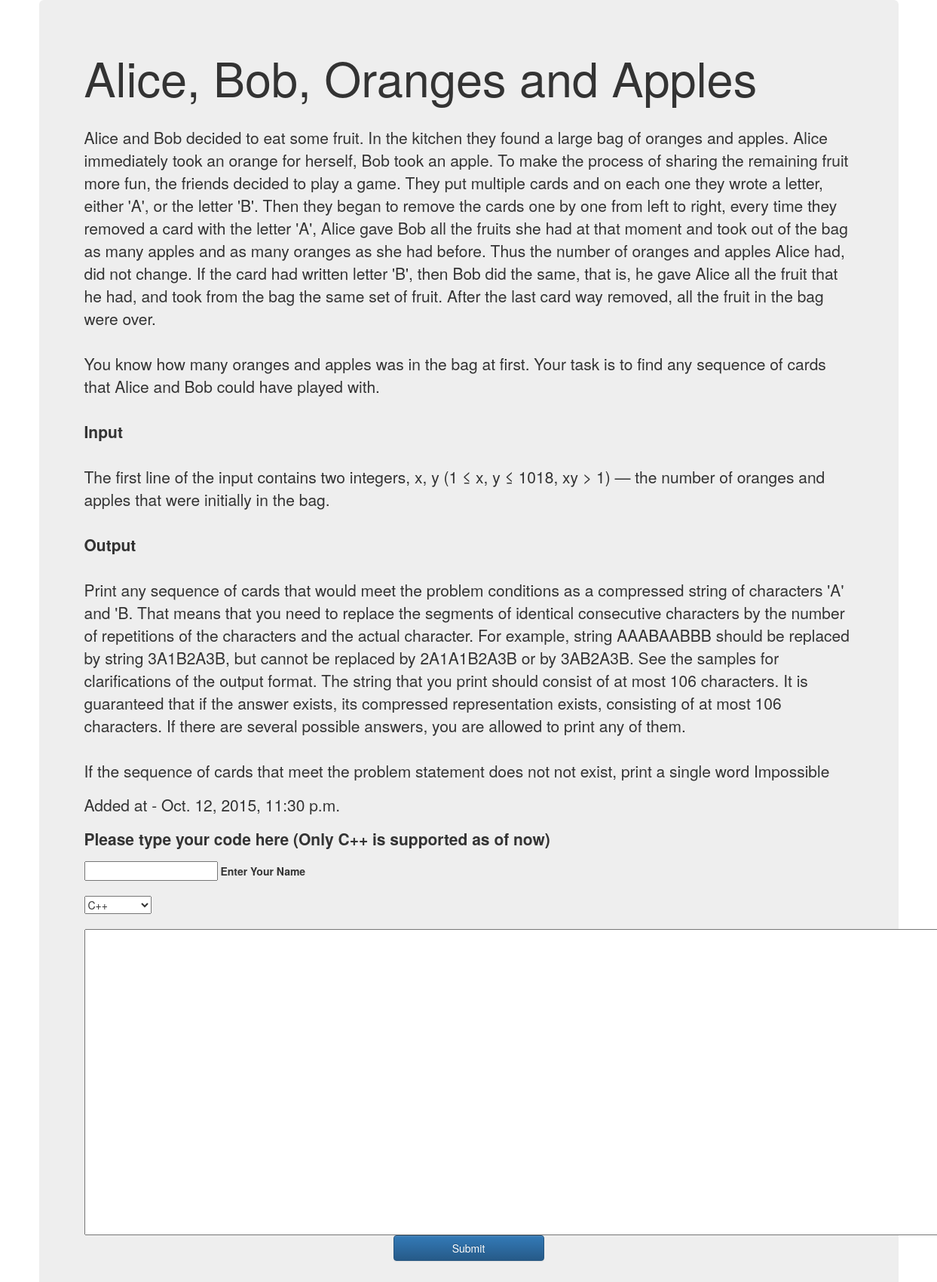
Screenshot of /Codemania/problems/tags/ALICE/ with the database file from the repository.
### Codemania/models.py (models this page shows, shortened)
class Problem(models.Model):
	problem_statement = models.CharField(max_length = 5000)
	title = models.CharField(max_length = 10)
	problem_name = models.CharField(max_length = 200)
	test_cases = models.CharField(max_length = 10000)
	correct_answer = models.CharField(max_length = 10000, default = '')
	added_at = models.DateTimeField('Addition Time')
	solvedby = models.CharField(max_length = 100)

### Codemania/views.py (the view)
# urls.py: url(r'^/problems/tags/(?P<title>[a-zA-Z0-9_.-]+)/$', views.get_problem),
def get_problem(request, title):
	problem = Problem.objects.get(title = title)
	context = RequestContext(request, {'problem':problem,})
	return render(request,"Codemania/problems/problem.html",context)

### Codemania/templates/Codemania/problems/problem.html (shortened to what this page needs)
<html>
<head>
<link rel="stylesheet" href="https://maxcdn.bootstrapcdn.com/bootstrap/3.3.5/css/bootstrap.min.css">
<link rel="stylesheet" href="https://maxcdn.bootstrapcdn.com/bootstrap/3.3.5/css/bootstrap-theme.min.css">
</head>
<body>
{% if problem %}
<div class="container">
  <div class="jumbotron">
    <h1>{{problem.problem_name}}</h1>
    <br>
    <p>{{problem.problem_statement|safe}}</p>
<p>Added at - {{problem.added_at}}</p>
<p><strong>Please type your code here (Only C++ is supported as of now)</strong></p>
<form method="POST" action = '/Codemania/problems/submit'>{% csrf_token %}
<input type = "text" name = "user" id = "frm"> <strong> Enter Your Name</strong><br><br>
<select name="language">
  <option value="CPP">C++</option>
</select>
<br> <br>
<textarea name = "code" rows = "20" cols = "150"></textarea>
<br>
<center>
<button type = "submit" class ="btn btn-primary" style = "width:200px;">Submit</button></center>
</form>
</div>
</div>
{% else %}
 <p>Invalid Code</p>
{% endif %}
</body>
</html>

### rows the page displays
Problem: problem_name "Alice, Bob, Oranges and Apples", problem_statement "Alice and Bob decided to eat some fruit. In the kitchen they found a large bag of oranges and apples. Alice immediately took an orange for herself, Bob took an apple. To make the process of sharing the remaining fruit more fun, the friends decided to play a game. They put multiple cards and on each one they wrote a letter, either 'A', or the letter 'B'. Then they began to remove the cards one by one from left to right, every time they removed a card with the letter 'A', Alice gave Bob all the fruits she had at that moment and took out of the bag as many apples and as many oranges as she had before. Thus the number of oranges and apples Alice had, did not change. If the card had written…", added_at "Oct. 12, 2015, 11:30 p.m."
